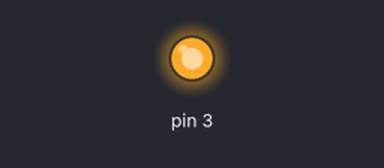
This sketch was run on a simulated Arduino Uno, built with avr-gcc and run on an emulated ATmega328P. Shown: output pins drawn as LEDs (lit = HIGH).

Above: at 0.05 s.
At 6.0 s:
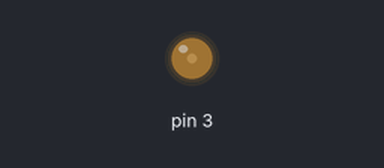
Timing chart, 0 to 7.8 s (numbered marks = the images above):
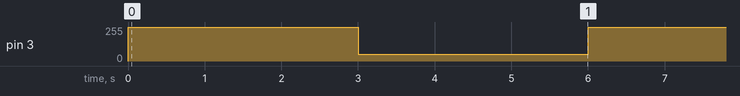

Measured:
- by itself, pin 3: alternates 255/255 for 3.0 s and 50/255 for 3.0 s

The sketch:

sketch_oct04b.ino
```cpp
void setup() {

 pinMode(3, OUTPUT);
}

void loop() {


  analogWrite(3, 255);
  delay(3000);
  analogWrite(3, 50);
  delay(3000);

}
```
